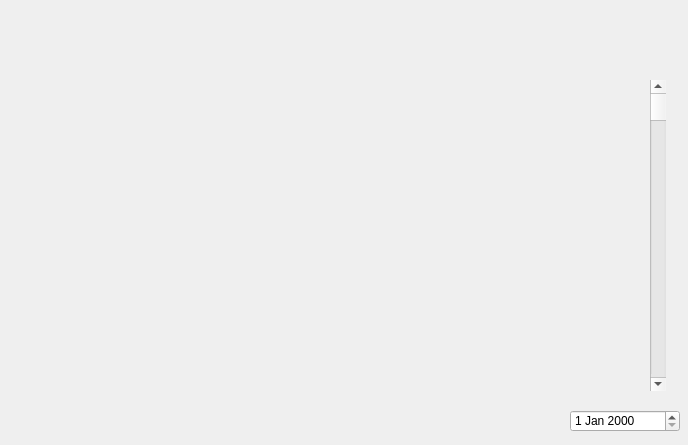
<?xml version="1.0" encoding="UTF-8"?>
<ui version="4.0">
 <class>mainpage</class>
 <widget class="QWidget" name="mainpage">
  <property name="geometry">
   <rect>
    <x>0</x>
    <y>0</y>
    <width>688</width>
    <height>445</height>
   </rect>
  </property>
  <property name="windowTitle">
   <string>mainpage</string>
  </property>
  <widget class="QDateEdit" name="dateEdit">
   <property name="geometry">
    <rect>
     <x>570</x>
     <y>410</y>
     <width>110</width>
     <height>22</height>
    </rect>
   </property>
  </widget>
  <widget class="QScrollBar" name="verticalScrollBar">
   <property name="geometry">
    <rect>
     <x>650</x>
     <y>80</y>
     <width>16</width>
     <height>311</height>
    </rect>
   </property>
   <property name="orientation">
    <enum>Qt::Vertical</enum>
   </property>
  </widget>
 </widget>
 <layoutdefault spacing="6" margin="11"/>
 <resources/>
 <connections/>
</ui>
